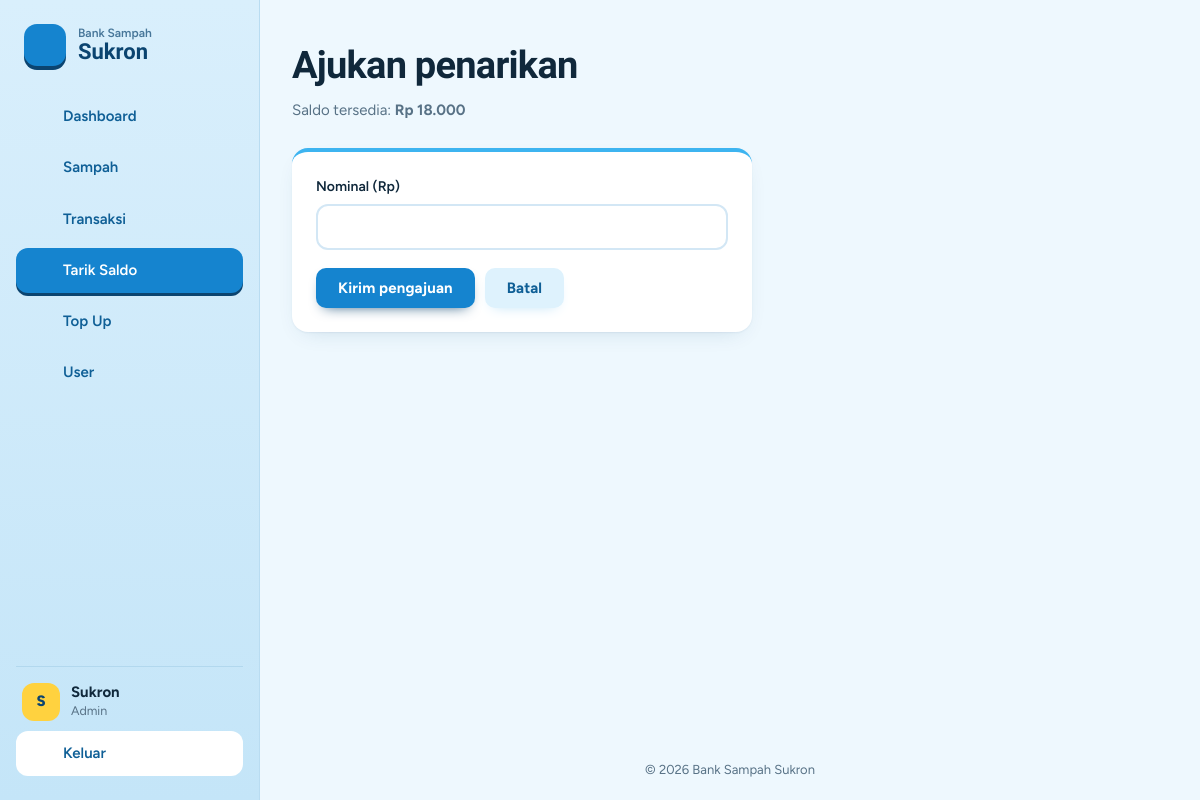
Page /tarik_saldo/tambah.php (signed in) on the committed database.
### tables this page shows
CREATE TABLE `users` (
  `id_user` int(11) NOT NULL,
  `nama` varchar(100) NOT NULL,
  `username` varchar(50) NOT NULL,
  `password` varchar(255) NOT NULL,
  `role` enum('siswa','guru','pengepul','admin') NOT NULL,
  `saldo` bigint(200) NOT NULL
);

### cek_login.php (called while the page is built, shortened)
<?php
require_once __DIR__ . "/koneksi.php";
$id_user = (int) $_SESSION["id_user"];
$stmt = mysqli_prepare($koneksi, "SELECT * FROM users WHERE id_user = ? LIMIT 1");
mysqli_stmt_bind_param($stmt, "i", $id_user);
mysqli_stmt_execute($stmt);
$user = mysqli_fetch_assoc(mysqli_stmt_get_result($stmt));
function e($teks)
{
    return htmlspecialchars((string) $teks, ENT_QUOTES, "UTF-8");
}
function rp($angka)
{
    return "Rp " . number_format((float) $angka, 0, ",", ".");
}

### tarik_saldo/tambah.php (the view, shortened to what this page needs)
<?php
$base = "../";
require $base . "cek_login.php";
require $base . "layout.php";
tampil_header("Ajukan Penarikan", "tarik_saldo", $base, $is_admin);
?>
<div class="page-head"><div><h1>Ajukan penarikan</h1><p>Saldo tersedia: <strong><?= rp($user["saldo"]) ?></strong></p></div></div>
<form method="POST" class="form-card narrow">
    <div class="form-group"><label for="nominal">Nominal (Rp)</label>
        <input class="form-control" type="number" id="nominal" name="nominal" min="1000" max="<?= (int) $user["saldo"] ?>" step="500" required autofocus></div>
    <div class="actions"><button class="btn btn-primary" type="submit">Kirim pengajuan</button><a class="btn btn-secondary" href="index.php">Batal</a></div>
</form>
<?php tampil_footer(); ?>

### layout.php (shortened to what this page needs)
<?php
function ikon($nama) {
    $bentuk = [
        'dashboard' => '<rect x="3" y="3" width="7.5" height="7.5" rx="1.6"/><rect x="13.5" y="3" width="7.5" height="7.5" rx="1.6"/><rect x="3" y="13.5" width="7.5" height="7.5" rx="1.6"/><rect x="13.5" y="13.5" width="7.5" height="7.5" rx="1.6"/>',
        'sampah'    => '<path d="M4 7h16M9.5 7V4.5h5V7M6 7l.9 12.2a1.5 1.5 0 0 0 1.5 1.3h7.2a1.5 1.5 0 0 0 1.5-1.3L18 7M10 11v6M14 11v6"/>',
        'transaksi' => '<path d="M4 8h13.5M14 4.5 17.5 8 14 11.5M20 16H6.5M10 12.5 6.5 16 10 19.5"/>',
        'tarik'     => '<path d="M12 4v11M7.5 10.5 12 15l4.5-4.5M4.5 19.5h15"/>',
        'topup'     => '<circle cx="12" cy="12" r="8.5"/><path d="M12 8v8M8 12h8"/>',
        'user'      => '<circle cx="9" cy="8" r="3.2"/><path d="M3 19.5c.6-3.2 3-5 6-5s5.4 1.8 6 5M16 5.3a3.2 3.2 0 0 1 0 5.9M18 14.8c1.6.7 2.7 2.1 3 4.7"/>',
        'keluar'    => '<path d="M9.5 4.5h-4v15h4M15.5 8 19.5 12l-4 4M19.5 12H9.5"/>',
        'putar'     => '<path d="M20 12a8 8 0 1 1-2.6-5.9M20 4.5v4.6h-4.6"/>',
        'menu'      => '<path d="M4 7h16M4 12h16M4 17h16"/>',
        'panah'     => '<path d="m9.5 6 6 6-6 6"/>',
    ];
    return '<svg viewBox="0 0 24 24" aria-hidden="true" focusable="false">' . ($bentuk[$nama] ?? '') . '</svg>';
}
function tampil_header($title = "Bank Sampah", $active = "", $base = "", $is_admin = false) {
    global $user;
    $nama    = $user["nama"] ?? ($_SESSION["nama"] ?? "");
    $role    = $user["role"] ?? ($_SESSION["role"] ?? "");
    $inisial = strtoupper(mb_substr(trim($nama) !== "" ? trim($nama) : "?", 0, 1));
    $menu = [
        ["dashboard",   "Dashboard",   "index.php",             "dashboard"],
        ["sampah",      "Sampah",      "sampah/index.php",      "sampah"],
        ["transaksi",   "Transaksi",   "transaksi/index.php",   "transaksi"],
        ["tarik_saldo", "Tarik Saldo", "tarik_saldo/index.php", "tarik"],
        ["topup",       "Top Up",      "topup/index.php",       "topup"],
    ];
    if ($is_admin) {
        $menu[] = ["user", "User", "user/index.php", "user"];
    }
    $css = __DIR__ . "/assets/style.css";
    $ver = is_file($css) ? filemtime($css) : 1;
?>
<!DOCTYPE html>
<html lang="id">
<head>
    <link rel="stylesheet" href="<?= e($base) ?>assets/style.css?v=<?= (int) $ver ?>">
</head>
<body>
    <div class="app">
        <aside class="sidebar" id="sidebar">
            <a class="brand" href="<?= e($base) ?>index.php">
                <span class="brand-mark"><?= ikon('putar') ?></span>
                <span class="brand-name"><small>Bank Sampah</small>Sukron</span>
            </a>
            <nav class="nav" aria-label="Menu utama">
                <?php foreach ($menu as $m): ?>
                    <a class="nav-link<?= $active === $m[0] ? ' active' : '' ?>"
                       href="<?= e($base . $m[2]) ?>"<?= $active === $m[0] ? ' aria-current="page"' : '' ?>>
                        <?= ikon($m[3]) ?><span><?= e($m[1]) ?></span>
                    </a>
                <?php endforeach; ?>
            </nav>
            <div class="sidebar-foot">
                <div class="me">
                    <span class="avatar"><?= e($inisial) ?></span>
                    <div>
                        <div class="me-name"><?= e($nama) ?></div>
                        <div class="me-role"><?= e(ucfirst($role)) ?></div>
                    </div>
                </div>
                <a class="nav-link nav-out" href="<?= e($base) ?>logout.php" onclick="return confirm('Yakin ingin keluar?')">
                    <?= ikon('keluar') ?><span>Keluar</span>
                </a>
            </div>
        </aside>
        <div class="content">
            <main class="main" id="konten">
<?php
}
function tampil_footer() {
?>
            </main>
            <footer class="footer">
                &copy; <?= date('Y') ?> Bank Sampah Sukron
            </footer>
        </div>
    </div>
</body>
</html>
<?php
}
?>

### assets/style.css (style rules this page uses)
:root { --bg: #eef8fe; --card: #ffffff; --ink: #10283b; --muted: #587286; --line: #d3e7f5; --g900: #0b4470; --g800: #0f5f96; --g700: #1584cf; --g500: #3db4f0; --g100: #def2fd; --sun: #ffd23f; --sun-d: #f5b800; --danger: #d6453d; --danger-bg: #fdecea; --ok-bg: #dff3fc; --r: 16px; --shadow: 0 1px 2px rgba(11,68,112,.06), 0 8px 24px -12px rgba(11,68,112,.2); --font: "Figtree", system-ui, sans-serif; --display: "Bricolage Grotesque", "Figtree", system-ui, sans-serif; }
* { box-sizing: border-box; }
html { scroll-behavior: smooth; }
body { margin: 0; font-family: var(--font); color: var(--ink); background: var(--bg); line-height: 1.55; font-size: 15px; }
h1, h2, h3 { font-family: var(--display); letter-spacing: -.02em; margin: 0; }
a { color: var(--g700); text-decoration: none; }
.app { display: flex; min-height: 100vh; }
.sidebar { width: 260px; flex-shrink: 0; position: sticky; top: 0; height: 100vh; display: flex; flex-direction: column; gap: 28px; padding: 24px 16px; color: var(--ink); background: linear-gradient(180deg, #d9effc, #c4e5f8); border-right: 1px solid #b9dcf1; }
.content { flex: 1; min-width: 0; display: flex; flex-direction: column; }
.main { flex: 1; width: 100%; max-width: 1100px; margin: 0 auto; padding: 36px 32px; }
.footer { padding: 20px 32px; color: var(--muted); font-size: 13px; text-align: center; }
.brand { display: flex; align-items: center; gap: 12px; color: var(--g900); padding: 0 8px; }
.brand-mark { width: 42px; height: 42px; border-radius: 13px; display: grid; place-items: center; background: var(--g700); color: #fff; box-shadow: 0 4px 0 var(--g900); }
.brand-mark svg { width: 24px; height: 24px; }
svg { fill: none; stroke: currentColor; stroke-width: 1.9; stroke-linecap: round; stroke-linejoin: round; }
.brand-name { font: 800 22px/1.05 var(--display); display: flex; flex-direction: column; }
.brand-name small { font: 600 12px var(--font); opacity: .7; }
.nav { display: flex; flex-direction: column; gap: 6px; }
.nav-link { display: flex; align-items: center; gap: 12px; padding: 11px 14px; border-radius: 12px; color: var(--g800); font-weight: 600; transition: background .2s, color .2s, transform .15s; }
.nav-link svg { width: 21px; height: 21px; }
.nav-link.active { background: var(--g700); color: #fff; box-shadow: 0 3px 0 var(--g900); }
.sidebar-foot { margin-top: auto; display: grid; gap: 10px; padding-top: 16px; border-top: 1px solid #b2d8ee; }
.me { display: flex; align-items: center; gap: 11px; padding: 0 6px; }
.avatar { width: 38px; height: 38px; border-radius: 12px; display: grid; place-items: center; font-weight: 800; background: var(--sun); color: var(--g900); }
.me-name { font-weight: 700; line-height: 1.2; }
.me-role { font-size: 12.5px; color: var(--muted); }
.nav-out { background: #fff; }
.btn, .pb-action { --bg: #1584cf; --bg-d: #0b4470; --fg: #fff; display: inline-flex; align-items: center; justify-content: center; gap: 8px; padding: 11px 22px; border: 0; border-radius: 10px; cursor: pointer; font: 700 15px var(--font); letter-spacing: .01em; text-decoration: none !important; background-color: var(--bg); color: var(--fg); box-shadow: inset 0 0 0 0 var(--bg-d), 0 6px 14px -8px var(--bg-d); transition: box-shadow .35s ease, transform .15s; }
.btn-primary { --bg: #1584cf; --bg-d: #0b4470; }
.btn-secondary, .btn-light { --bg: #def2fd; --bg-d: #b6dff6; --fg: #0f5f96; }
.page-head { margin-bottom: 26px; }
.page-head h1 { font-size: clamp(28px, 4vw, 38px); font-weight: 800; }
.page-head p { margin: 4px 0 0; color: var(--muted); }
.form-group { margin-bottom: 18px; }
label { display: block; margin-bottom: 6px; font-weight: 600; font-size: 14px; }
.form-control, input[type=text], input[type=number], input[type=password], select, textarea { width: 100%; padding: 12px 16px; font: 500 15px var(--font); color: var(--ink); background: #fff; border: 2px solid var(--line); border-radius: 12px; transition: border-color .2s, box-shadow .2s; }
.page-head { display: flex; justify-content: space-between; align-items: center; gap: 16px; flex-wrap: wrap; }
.form-card { background: var(--card); border-radius: var(--r); box-shadow: var(--shadow); padding: 24px; margin-bottom: 24px; border-top: 4px solid var(--g500); }
.form-card.narrow { max-width: 460px; }
.actions { display: flex; flex-wrap: wrap; gap: 10px; align-items: center; }

### rows in the picture
users: nama "S", role "Admin", saldo "Rp 18.000"

### other values in the picture
$m[1] "Dashboard"
$m[1] "Sampah"
$m[1] "Transaksi"
$m[1] "Tarik Saldo"
$m[1] "Top Up"
$m[1] "User"
$nama "Sukron"
